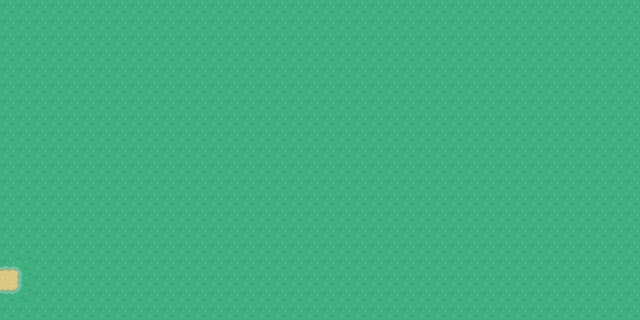

Tiled map render using the project's own tile images. Description and the map definition, with tile-layer contents summarised, below:
An orthogonal 40x20 tile map with 16x16 px tiles, 5 tile layers (Tile Layer 1, Tile Layer 2, Tile Layer 3, Tile Layer 4, ...), 6 tilesets and 5 objects (4x event, collision).

<map version="1.10" tiledversion="1.12.1-8-g449813058" orientation="orthogonal" renderorder="right-down" compressionlevel="0" width="40" height="20" tilewidth="16" tileheight="16" infinite="0" nextlayerid="9" nextobjectid="286">
 <properties>
  <property name="edges" value="clamped" />
  <property name="map_type" value="town" />
  <property name="slug" value="umbrastar_city" />
 </properties>
 <tileset firstgid="1" source="../gfx/tilesets/core_city_and_country.tsx" />
 <tileset firstgid="1441" source="../gfx/tilesets/core_outdoor.tsx" />
 <tileset firstgid="4216" source="../gfx/tilesets/core_set pieces.tsx" />
 <tileset firstgid="5766" source="../gfx/tilesets/core_buildings.tsx" />
 <tileset firstgid="8116" source="../gfx/tilesets/core_outdoor_water.tsx" />
 <tileset firstgid="16308" source="../gfx/tilesets/core_outdoor_nature.tsx" />
 <layer id="1" name="Tile Layer 1" width="40" height="20">
  <data>[800 cells, 800 non-empty, 1 distinct tile ids]</data>
 </layer>
 <layer id="2" name="Tile Layer 2" width="40" height="20">
  <data>[800 cells, 6 non-empty, 6 distinct tile ids]</data>
 </layer>
 <layer id="3" name="Tile Layer 3" width="40" height="20">
  <data>[800 cells, 0 non-empty, 0 distinct tile ids]</data>
 </layer>
 <layer id="4" name="Tile Layer 4" width="40" height="20">
  <data>[800 cells, 0 non-empty, 0 distinct tile ids]</data>
 </layer>
 <layer id="5" name="Above Player" width="40" height="20">
  <data>[800 cells, 0 non-empty, 0 distinct tile ids]</data>
 </layer>
 <objectgroup color="#ff0000" id="6" name="Collisions">
  <properties>
   <property name="Collision" value="" />
  </properties>
  <object id="179" type="collision" x="240" y="0" width="16" height="16" />
 </objectgroup>
 <objectgroup color="#ffff00" id="7" name="Events">
  <object id="228" name="Play Music" type="event" x="0" y="0" width="16" height="16">
   <properties>
    <property name="act1" value="play_music music_town_theme" />
    <property name="cond1" value="not music_playing music_town_theme" />
   </properties>
  </object>
  <object id="210" name="Environment Day" type="event" x="16" y="0" width="16" height="16">
   <properties>
    <property name="act1" value="set_environment grass" />
    <property name="cond1" value="not time_is stage_of_day,equals,night" />
    <property name="cond2" value="not char_sprite player,swimmer" />
    <property name="cond3" value="not environment_is grass" />
   </properties>
  </object>
  <object id="211" name="Environment Night" type="event" x="32" y="0" width="16" height="16">
   <properties>
    <property name="act1" value="set_environment night_grass" />
    <property name="cond1" value="is time_is stage_of_day,equals,night" />
    <property name="cond2" value="not char_sprite player,swimmer" />
    <property name="cond3" value="not environment_is night_grass" />
   </properties>
  </object>
  <object id="285" name="Teleport to Route6" type="event" x="0" y="256" width="16" height="48">
   <properties>
    <property name="act1" value="transition_teleport player,classic_route_6.tmx,39,17,0.3" />
    <property name="act2" value="char_face player,left" />
    <property name="cond1" value="is char_at player" />
    <property name="cond2" value="is char_facing player,left" />
   </properties>
  </object>
 </objectgroup>
</map>
